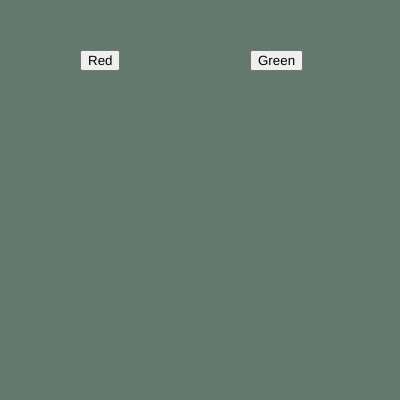
Frame 1 (no input)
Frame 60 (no input): identical to frame 1, image omitted
Frame 120 (the mouse pressed at the canvas centre since frame 60): identical to frame 1, image omitted

The p5.js sketch that drew this single still picture (run headless with seeded random() and noise() and a simulated clock; from frame 60 on, the mouse is pressed at the canvas centre):

// p5.js sketch
// ── sketch.js
var btn_red;
var btn_green;

var r = 100;
var g = 120;
var b = 110;

function setup() {
  createCanvas(400, 400);  

  btn_red= createButton("Red");
  btn_red.position(80,50);
  btn_red.mousePressed(red_bg);

  btn_green= createButton("Green");
  btn_green.position(250,50);
  btn_green.mousePressed(green_bg);
}

function draw() {
  background(r,g,b);
}

function red_bg(){
  
 r = 255;
 g = 0;
 b = 0;
}

function green_bg(){
  
  r = 0;
  g = 255;
  b = 0;
 }
